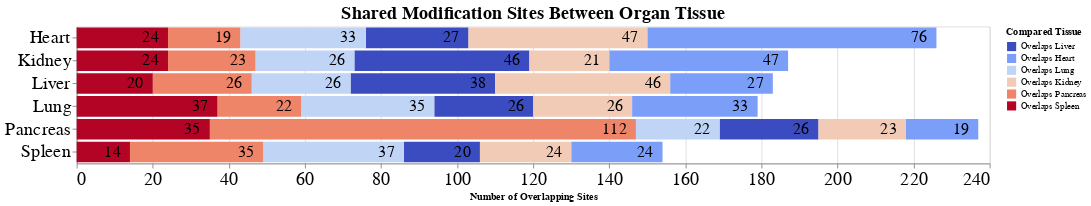

Notebook cell for this chart:
### Code cell
# cutom colors 
n = len(organ_share['Compared Tissue'].unique())
my_colors = cm.get_cmap('coolwarm', n)
my_colors = my_colors(np.linspace(0, 1, n))
my_colors = [colors.to_hex(c) for c in my_colors]
domain = [c for c in organ_share['Compared Tissue'].unique()]

# make stacked bar chart with number of overlaps
# in organ tissue
bars = alt.Chart(organ_share).mark_bar().encode(
    x=alt.X('overlapping:Q', stack='zero'),
    y=alt.Y('source_tissue:O'),
    color=alt.Color('Compared Tissue:O', scale = alt.Scale(domain=domain, range=my_colors)),
    order=alt.Order('Compared Tissue', sort='descending')
).properties(
    title='Shared Modification Sites Between Organ Tissue',
    width=1000,
    height=150
)

text = alt.Chart(organ_share).mark_text(align='right', dx=-10, dy=0, size=17, color='black').encode(
    x=alt.X('overlapping:Q', stack='zero',
             axis=alt.Axis(tickCount=10), title='Number of Overlapping Sites'),
    y=alt.Y('source_tissue:O', title='', ),
    detail='Compared Tissue:O',
    text=alt.Text('overlapping:Q'),
    order=alt.Order('Compared Tissue', sort='descending')
).properties(
    width=1000,
    height=150
)

(bars + text).configure_axis(
    labelFontSize=20
).configure_title(
    fontSize=20,
    anchor='middle'
).save('ModSite_Organs.svg')

### Figure 1 — Vega-Lite specification as saved in the notebook (floating-point values rounded to 4 significant figures)
{"config": {"view": {"continuousWidth": 400, "continuousHeight": 300}, "axis": {"labelFontSize": 20}, "title": {"anchor": "middle", "fontSize": 20}}, "layer": [{"mark": "bar", "encoding": {"color": {"type": "ordinal", "field": "Compared Tissue", "scale": {"domain": ["Overlaps Liver", "Overlaps Heart", "Overlaps Lung", "Overlaps Kidney", "Overlaps Pancreas", "Overlaps Spleen"], "range": ["#3b4cc0", "#7b9ff9", "#c0d4f5", "#f2cbb7", "#ee8468", "#b40426"]}}, "order": {"type": "nominal", "field": "Compared Tissue", "sort": "descending"}, "x": {"type": "quantitative", "field": "overlapping", "stack": "zero"}, "y": {"type": "ordinal", "field": "source_tissue"}}, "height": 150, "title": "Shared Modification Sites Between Organ Tissue", "width": 1000}, {"mark": {"type": "text", "align": "right", "color": "black", "dx": -10, "dy": 0, "size": 17}, "encoding": {"detail": {"type": "ordinal", "field": "Compared Tissue"}, "order": {"type": "nominal", "field": "Compared Tissue", "sort": "descending"}, "text": {"type": "quantitative", "field": "overlapping"}, "x": {"type": "quantitative", "axis": {"tickCount": 10}, "field": "overlapping", "stack": "zero", "title": "Number of Overlapping Sites"}, "y": {"type": "ordinal", "field": "source_tissue", "title": ""}}, "height": 150, "width": 1000}], "data": {"name": "data-aba94fb495836f7599856e08ec9151bc"}, "$schema": "https://vega.github.io/schema/vega-lite/v4.8.1.json", "datasets": {"data-aba94fb495836f7599856e08ec9151bc": [{"source_tissue": "Liver", "Compared Tissue": "Overlaps Liver", "overlapping": 38, "value_norm": 0.1445}, {"source_tissue": "Liver", "Compared Tissue": "Overlaps Heart", "overlapping": 27, "value_norm": 0.1027}, {"source_tissue": "Liver", "Compared Tissue": "Overlaps Lung", "overlapping": 26, "value_norm": 0.09886}, {"source_tissue": "Liver", "Compared Tissue": "Overlaps Kidney", "overlapping": 46, "value_norm": 0.1749}, {"source_tissue": "Liver", "Compared Tissue": "Overlaps Pancreas", "overlapping": 26, "value_norm": 0.09886}, {"source_tissue": "Liver", "Compared Tissue": "Overlaps Spleen", "overlapping": 20, "value_norm": 0.07605}, {"source_tissue": "Heart", "Compared Tissue": "Overlaps Liver", "overlapping": 27, "value_norm": 0.1027}, {"source_tissue": "Heart", "Compared Tissue": "Overlaps Heart", "overlapping": 76, "value_norm": 0.289}, {"source_tissue": "Heart", "Compared Tissue": "Overlaps Lung", "overlapping": 33, "value_norm": 0.1255}, {"source_tissue": "Heart", "Compared Tissue": "Overlaps Kidney", "overlapping": 47, "value_norm": 0.1787}, {"source_tissue": "Heart", "Compared Tissue": "Overlaps Pancreas", "overlapping": 19, "value_norm": 0.07224}, {"source_tissue": "Heart", "Compared Tissue": "Overlaps Spleen", "overlapping": 24, "value_norm": 0.09125}, {"source_tissue": "Lung", "Compared Tissue": "Overlaps Liver", "overlapping": 26, "value_norm": 0.09886}, {"source_tissue": "Lung", "Compared Tissue": "Overlaps Heart", "overlapping": 33, "value_norm": 0.1255}, {"source_tissue": "Lung", "Compared Tissue": "Overlaps Lung", "overlapping": 35, "value_norm": 0.1331}, {"source_tissue": "Lung", "Compared Tissue": "Overlaps Kidney", "overlapping": 26, "value_norm": 0.09886}, {"source_tissue": "Lung", "Compared Tissue": "Overlaps Pancreas", "overlapping": 22, "value_norm": 0.08365}, {"source_tissue": "Lung", "Compared Tissue": "Overlaps Spleen", "overlapping": 37, "value_norm": 0.1407}, {"source_tissue": "Kidney", "Compared Tissue": "Overlaps Liver", "overlapping": 46, "value_norm": 0.1749}, {"source_tissue": "Kidney", "Compared Tissue": "Overlaps Heart", "overlapping": 47, "value_norm": 0.1787}, {"source_tissue": "Kidney", "Compared Tissue": "Overlaps Lung", "overlapping": 26, "value_norm": 0.09886}, {"source_tissue": "Kidney", "Compared Tissue": "Overlaps Kidney", "overlapping": 21, "value_norm": 0.07985}, {"source_tissue": "Kidney", "Compared Tissue": "Overlaps Pancreas", "overlapping": 23, "value_norm": 0.08745}, {"source_tissue": "Kidney", "Compared Tissue": "Overlaps Spleen", "overlapping": 24, "value_norm": 0.09125}, {"source_tissue": "Pancreas", "Compared Tissue": "Overlaps Liver", "overlapping": 26, "value_norm": 0.09886}, {"source_tissue": "Pancreas", "Compared Tissue": "Overlaps Heart", "overlapping": 19, "value_norm": 0.07224}, {"source_tissue": "Pancreas", "Compared Tissue": "Overlaps Lung", "overlapping": 22, "value_norm": 0.08365}, {"source_tissue": "Pancreas", "Compared Tissue": "Overlaps Kidney", "overlapping": 23, "value_norm": 0.08745}, {"source_tissue": "Pancreas", "Compared Tissue": "Overlaps Pancreas", "overlapping": 112, "value_norm": 0.4259}, {"source_tissue": "Pancreas", "Compared Tissue": "Overlaps Spleen", "overlapping": 35, "value_norm": 0.1331}, {"source_tissue": "Spleen", "Compared Tissue": "Overlaps Liver", "overlapping": 20, "value_norm": 0.07605}, {"source_tissue": "Spleen", "Compared Tissue": "Overlaps Heart", "overlapping": 24, "value_norm": 0.09125}, {"source_tissue": "Spleen", "Compared Tissue": "Overlaps Lung", "overlapping": 37, "value_norm": 0.1407}, {"source_tissue": "Spleen", "Compared Tissue": "Overlaps Kidney", "overlapping": 24, "value_norm": 0.09125}, {"source_tissue": "Spleen", "Compared Tissue": "Overlaps Pancreas", "overlapping": 35, "value_norm": 0.1331}, {"source_tissue": "Spleen", "Compared Tissue": "Overlaps Spleen", "overlapping": 14, "value_norm": 0.05323}]}}
